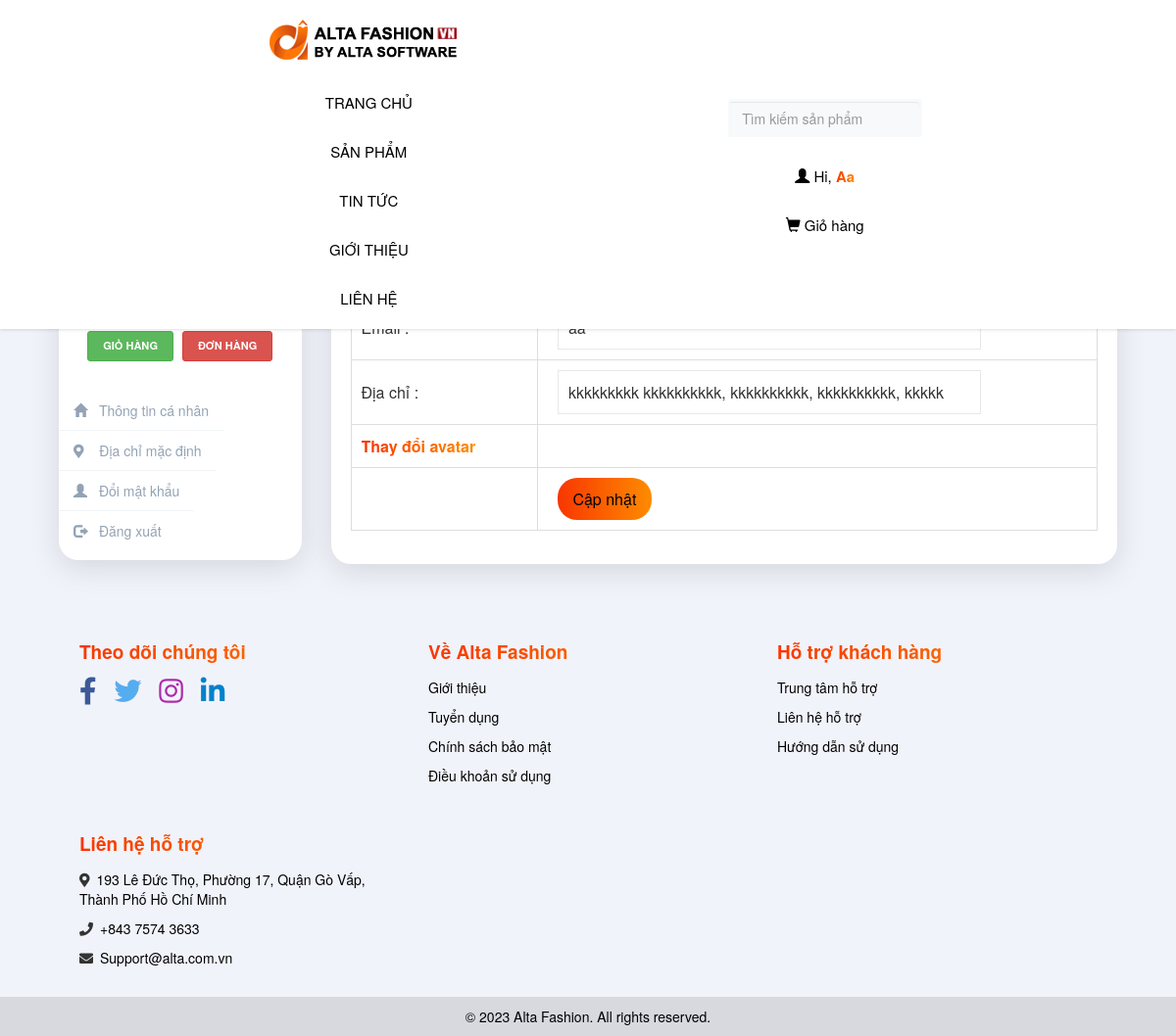
The app's page /index.php?thamso=profile (signed in), older data.
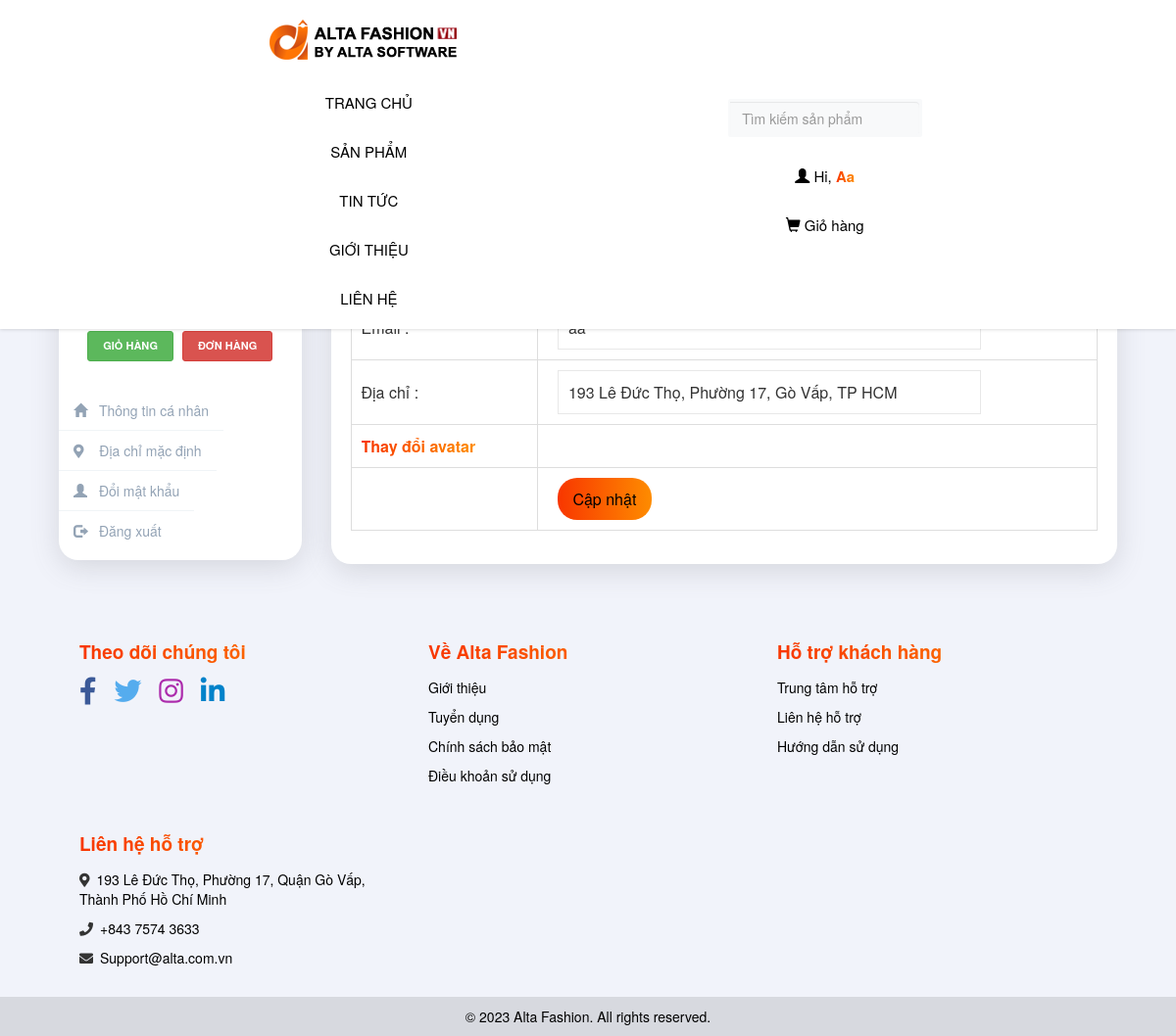
The same page, newer data.
### tables this page shows
CREATE TABLE `dia_chi` (
  `id` int(11) NOT NULL,
  `tinh` varchar(256) NOT NULL,
  `huyen` varchar(256) NOT NULL,
  `xa` varchar(256) NOT NULL,
  `duong` varchar(256) NOT NULL,
  `so_nha` varchar(256) NOT NULL,
  `id_user` int(255) NOT NULL,
  `mac_dinh` varchar(256) NOT NULL
);

### chuc_nang/menu_ngang/menu_ngang.php (the view, shortened to what this page needs)
<?php
    $tv="select id,ten,loai_menu from menu_ngang order by id";
    $tv_1=mysqli_query($conn,$tv);
    echo '<nav class="navbar navbar-fixed-top">
				<ul class="nav navbar-nav navbar-left">
					<li style="margin-right:1em"><a href="index.php" class="active"><img src="hinh_anh/logo/logo.png" class="logo"></a></li>
					<li><a href="index.php">TRANG CHỦ</a></li>';
					while($tv_2=mysqli_fetch_array($tv_1))
					{
						if($tv_2['loai_menu']==""){$link_menu="?thamso=xuat_mot_tin&id=".$tv_2['id'];}
						if($tv_2['loai_menu']=="tin_tuc"){$link_menu="?thamso=bai_viet";}
						if($tv_2['loai_menu']=="san_pham"){$link_menu="?thamso=xuat_san_pham_2";}
						echo "<li class='nav-item'><a href='$link_menu'>";
							echo $tv_2['ten'];
						echo "</a></li>";
					}
		echo '</ul>';
		echo'<ul class="nav navbar-nav navbar-right">
		<li style="margin-top:9px;">';
		include('chuc_nang/tim_kiem/vung_tim_kiem.php');
		echo '</li>
					<li>';
						if(isset($_SESSION['xac_dinh_dang_nhap']))
							{
								echo '<a href="?thamso=profile"><span class="glyphicon glyphicon-user"></span>';
								echo ' Hi, <span style="background: #fe8c00;
								background: -webkit-linear-gradient(to right, #f83600, #fe8c00);
								background: linear-gradient(to right, #f83600, #fe8c00);
								-webkit-background-clip: text  !important;
								-webkit-text-fill-color: transparent !important;font-weight:bold;">'.ucfirst($_SESSION['ky_danh']).'</span>';
								echo '</a>';
							}
							else
							{
								echo '<a href="?thamso=dang_nhap"><span class="glyphicon glyphicon-user"></span>';
								echo ' Đăng nhập';
								echo '</a>';
							}
					echo '</li>
					<li>';
							if(isset($_SESSION['xac_dinh_dang_nhap']))
							{
								echo '<a href="?thamso=profile&dieu_huong=gio_hang">';
								echo '<span class="glyphicon glyphicon-shopping-cart"></span>';
								echo ' Giỏ hàng</a>';
							}
							else
							{
								echo '<a href="?thamso=gio_hang">';
								echo '<span class="glyphicon glyphicon-shopping-cart"></span>';
								echo ' Giỏ hàng</a>';
							}
					echo '</a></li>
			</ul>
    </nav>';
?>

### chuc_nang/profile/tai_khoan/sua_thong_tin.php (shortened to what this page needs)
<?php
	$tv2="select * from dia_chi where id_user='$id_user' and mac_dinh='co'";
	$tv2_1=mysqli_query($conn,$tv2);
	$tv2_2=mysqli_fetch_array($tv2_1);
?>
<form action="" method="post" >
	<table width="990px" >
		<tr>
			<td width="100px" >Họ và tên : </td>
			<td width="890px" >
			</td>
		</tr>
		<tr>
			<td width="100px" >Tên tài khoản : </td>
			<td width="890px" >
			</td>
		</tr>
		<tr>
			<td width="100px" >Email : </td>
			<td width="890px" >
			</td>
		</tr>
		<tr>
			<td width="100px" >Địa chỉ : </td>
			<td width="890px" >
				<input type="text" name="dia_chi" value="<?php echo $tv2_2['so_nha'].' '.$tv2_2['duong'].', '.$tv2_2['xa'].', '.$tv2_2['huyen'].', '.$tv2_2['tinh'].' ' ?>" >
			</td>
		<tr>
			<td>
				<a href="?thamso=profile&dieu_huong=them_avatar" class="nav_admin" >Thay đổi avatar</a>
			</td>
			<td>&nbsp;</td>
		</tr>
		<tr>
			<td>&nbsp;</td>
			<td>
				<input type="submit" name="bieu_mau_sua_thong_tin" value="Cập nhật">
			</td>
		</tr>
	</table>
</form>

Row changes from the older to the newer data that the page shows:
removed dia_chi: dia_chi "kkkkkkkkk kkkkkkkkkk, kkkkkkkkkk, kkkkkkkkkk, kkkkk"
now on this page (row edited): dia_chi: dia_chi "193 Lê Đức Thọ, Phường 17, Gò Vấp, TP HCM"
